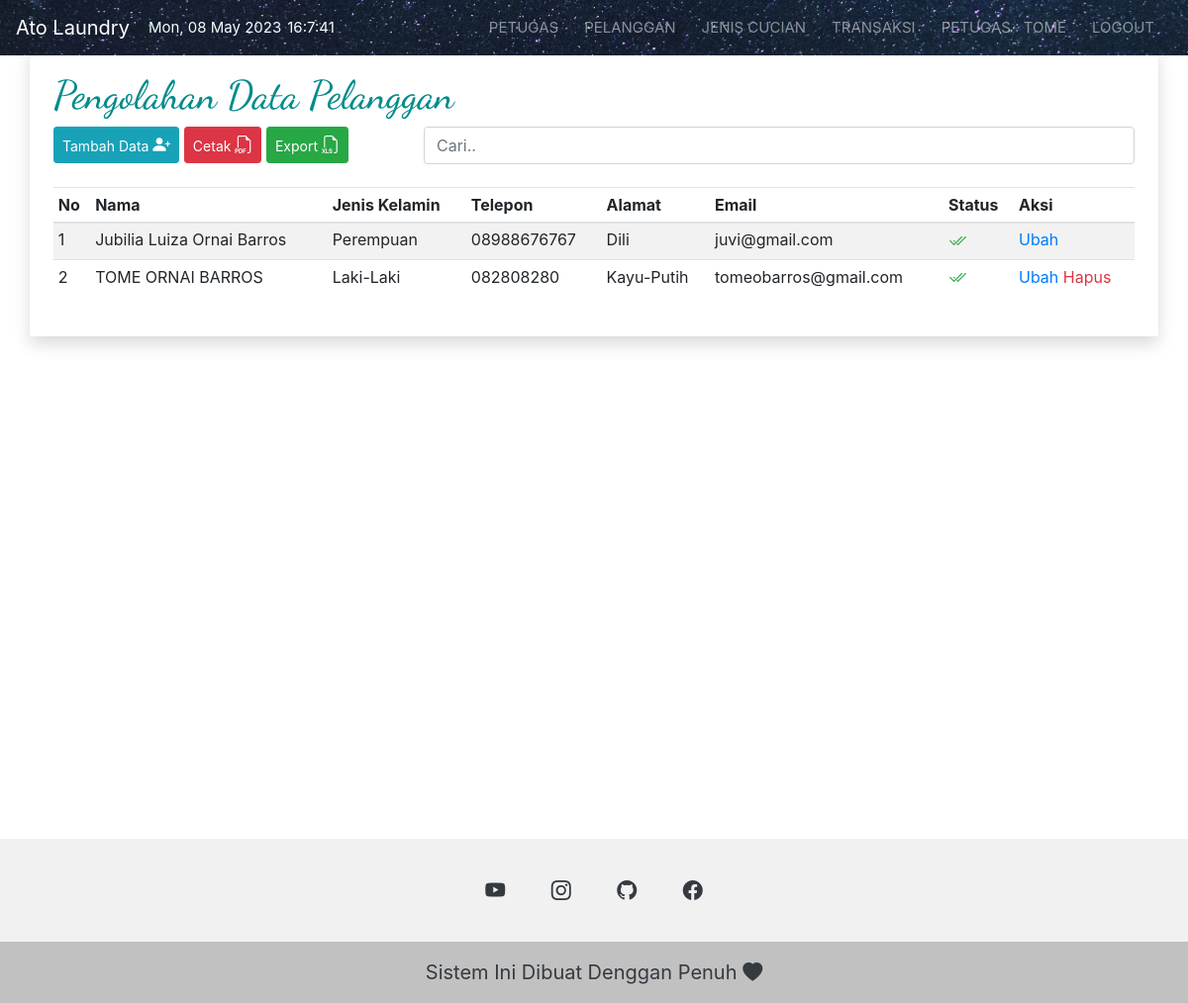
/petugas/pelanggan.php (signed in), run on the app's committed database.
### tables this page shows
CREATE TABLE `petugas` (
  `idpetugas` int(11) NOT NULL AUTO_INCREMENT,
  `nama` text NOT NULL,
  `jeniskelamin` varchar(9) NOT NULL,
  `alamat` text NOT NULL,
  `telepon` text NOT NULL,
  `email` text NOT NULL,
  `password` text NOT NULL,
  PRIMARY KEY (`idpetugas`)
);

CREATE TABLE `pelanggan` (
  `idpelanggan` int(11) NOT NULL AUTO_INCREMENT,
  `nama` text NOT NULL,
  `jeniskelamin` varchar(9) NOT NULL,
  `alamat` text NOT NULL,
  `telepon` text NOT NULL,
  `email` text NOT NULL,
  `password` text NOT NULL,
  `status` int(1) NOT NULL,
  `tanggallahir` date NOT NULL,
  PRIMARY KEY (`idpelanggan`)
);

### getdata.php (called while the page is built, shortened)
<?php
function namapetugas($email)
{
  include "koneksi.php";
  $data = mysqli_query($koneksi, "SELECT * FROM petugas WHERE email LIKE '$email'");
  if (mysqli_num_rows($data) > 0) {
    while ($d = mysqli_fetch_array($data)) {
      $hasil = $d['nama'];
    }
  } else {
    $hasil = '';
  }
  return $hasil;
}
function verifikasi($idpelanggan)
{
  include "koneksi.php";
  $data = mysqli_query($koneksi, "SELECT * FROM pelanggan WHERE idpelanggan LIKE '$idpelanggan'");
  if (mysqli_num_rows($data) > 0) {
    while ($d = mysqli_fetch_array($data)) {
      return $d["status"];
    }
  }
}

### petugas/pelanggan.php (the view, shortened to what this page needs)
<!DOCTYPE html>
<html lang="en">
<head>
  <?php include "../cdn.php"; ?>
</head>
<body class="color-change-2x">
  <div class="wrapper">
    <?php include "navbar.php"; ?>
    <div class="container shadow p-4 mb-4 bg-white">
      <h1 class="tracking-in-contract judul">Pengolahan Data Pelanggan</h1>
      <div class="row">
        <div class="col-md-4 mb-2">
          <a href="#" class="btn btn-sm btn-info" data-toggle="modal" data-target="#myModalinsert">Tambah Data <i class="bi bi-person-plus-fill"></i></a>
          <a href="laporanpelanggan.php" target="_blank" class="btn btn-sm btn-danger">Cetak <i class="bi bi-filetype-pdf"></i></a>
          <a href="laporanpelanggan2.php" class="btn btn-sm btn-success">Export <i class="bi bi-filetype-xls"></i></a>
        </div>
        <div class="col-sm-8">
          <input type="text" class="form-control" id="myInput" placeholder="Cari..">
        </div>
      </div>
      <div class="table-responsive mt-3">
        <table class="table table-striped table-hover table-sm">
          <thead>
            <tr>
              <th>No</th>
              <th>Nama</th>
              <th>Jenis Kelamin</th>
              <th>Telepon</th>
              <th>Alamat</th>
              <th>Email</th>
              <th>Status</th>
              <th>Aksi</th>
            </tr>
          </thead>
          <tbody id="myTable">
            <?php
            $data = mysqli_query($koneksi, "SELECT * FROM pelanggan");
            $no = 1;
            while ($d = mysqli_fetch_array($data)) {
            ?>
              <tr>
                <td><?php echo $no; ?></td>
                <td><?php echo $d['nama']; ?></td>
                <td><?php echo $d['jeniskelamin']; ?></td>
                <td><?php echo $d['telepon']; ?></td>
                <td><?php echo $d['alamat']; ?></td>
                <td><?php echo $d['email']; ?></td>
                <td>
                  <?php
                  if (verifikasi($d['idpelanggan']) == 0) { ?>
                    <a href="acc.php?idpelanggan=<?php echo $d['idpelanggan']; ?>" onclick="return confirm('Verifikasi Data')" title="Belum Verifikasi"><i class="bi bi-exclamation-circle-fill text-danger"></i></a>
                  <?php } else { ?>
                    <i class="bi bi-check2-all text-success" title="Sudah Verifikasi"></i>
                  <?php } ?>
                </td>
                <td>
                  <a href="#" data-toggle="modal" data-target="#myModalupdate<?php echo $d['idpelanggan']; ?>">Ubah</a>
                  <?php
                  $idpelanggan = $d['idpelanggan'];
                  $data1 = mysqli_query($koneksi, "SELECT * FROM transaksi WHERE idpelanggan LIKE '$idpelanggan'");
                  if (!mysqli_num_rows($data1) > 0) {
                  ?>
                    <a class="text-danger" href="deletepelanggan.php?idpelanggan=<?php echo $d['idpelanggan']; ?>" onclick="return confirm('Yakin ingin menghapus data?')">Hapus</a>
                  <?php } ?>
                </td>
              </tr>
                        <?php if (verifikasi($d['idpelanggan']) == 1) { ?>
                          <div class="mb-2 ml-3 form-check">
                            <input type="checkbox" class="form-check-input" id="validasi" <?php if ($d['status'] == 1) { ?> checked <?php } ?> name="validasi">
                            <label class="form-check-label" for="validasi">Validasi</label>
                          </div>
                        <?php } ?>
            <?php $no++;
            } ?>
          </tbody>
        </table>
      </div>
    </div>
  </div>
  <?php include '../footer.php'; ?>
</body>
</html>

### petugas/navbar.php (shortened to what this page needs)
<?php
include "../getdata.php";
$namapetugas = namapetugas($_SESSION['username']);
$namapetugas = explode(' ', $namapetugas);
$namapetugas = $namapetugas[0];
?>
<nav class="navbar navbar-expand-md bg-dark navbar-dark fixed-top">
  <a href="#" class="navbar-brand">Ato Laundry</a>
  <span class="tgl"><?php echo date("D, d M Y"); ?></span><span id="clock"></span>
  <div class="collapse navbar-collapse" id="collapsibleNavbar">
    <ul class="navbar-nav ml-auto">
      <li class="nav-item">
        <a class="nav-link" href="petugas.php">Petugas</a>
      </li>
      <li class="nav-item">
        <a href="pelanggan.php" class="nav-link">Pelanggan</a>
      </li>
      <li class="nav-item">
        <a href="jeniscucian.php" class="nav-link">Jenis Cucian</a>
      </li>
      <li class="nav-item">
        <a href="transaksi.php" class="nav-link">Transaksi</a>
      </li>
      <li>
        <a href="#" class="nav-link">Petugas : <?php echo $namapetugas; ?></a>
      </li>
      <li class="nav-item">
        <a class="nav-link" href="logout.php" onclick="return confirm('Logout Sekarang')">Logout</a>
      </li>
    </ul>
  </div>
</nav>

### tema.php (style rules this page uses)
nav { background-image: url(../img/nav1.png); }
body .wrapper .container h1 { font-family: 'Dancing Script', serif; color: darkcyan; }
body { margin-top: 3rem; }
i { font-size: 18px; }
.color-change-2x { -webkit-animation: color-change-2x 2s linear infinite alternate both; animation: color-change-2x 2s linear infinite alternate both }
.tracking-in-contract { animation: tracking-in-contract 0.8s cubic-bezier(0.215, 0.610, 0.355, 1.000) both; }
.judul { font-size: 24px; }
#clock, .tgl { color: azure; font-size: 11px; margin-left: auto; margin-right: 3px; }
.wrapper { display: flex; flex-direction: column; min-height: 100vh; justify-content: space-between; }
@media (min-width: 992px) { .nav-link { text-transform: uppercase; margin-right: 10px; font-size:15px; } }
@media (min-width: 992px) { .navbar .tgl, .navbar #clock { font-size: 15px; margin-left: 3px; } }
@media (min-width: 992px) { body .wrapper .container h1 { font-size: 40px; } }
@media (min-width: 992px) { .judul { font-size: 30px; } }

### data on the page
petugas: nama "TOME"
pelanggan: nama "Jubilia Luiza Ornai Barros", jeniskelamin "Perempuan", telepon "08988676767", alamat "Dili", email "juvi@gmail.com", status 1 (drawn)
pelanggan: nama "TOME ORNAI BARROS", jeniskelamin "Laki-Laki", telepon "082808280", alamat "Kayu-Putih", email "tomeobarros@gmail.com", status 1 (drawn)
